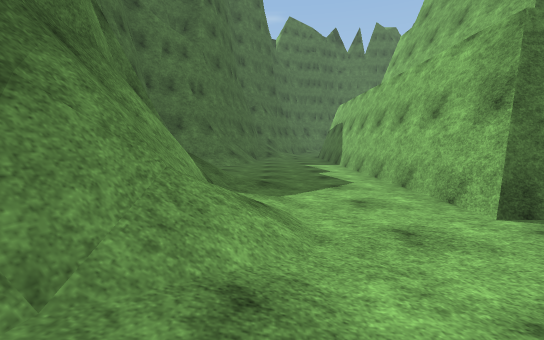
view 1 (above)

19 first-person views from a walk through a scene from a Unity 3-D project. The camera is 1.2 m above the floor, tilts 6° down and sees 90° across. The floor is counted in squares, 2 m on a side. Each view is taken from the middle of a square. On the plan, view 1 faces up. The plan holds only what a view shows up to about 9 squares ahead; the rest is blank. The place goes on beyond the plan. Some animated figures are not drawn. Surface patterns are stand-ins for the level's own textures.

view 2
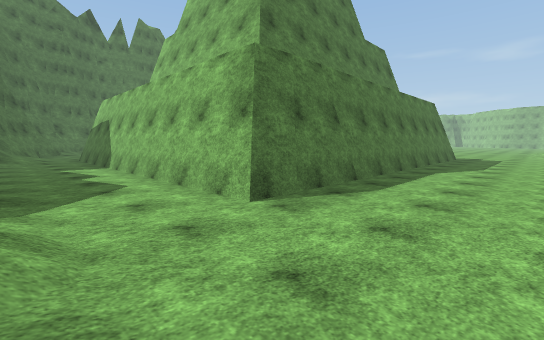

view 3
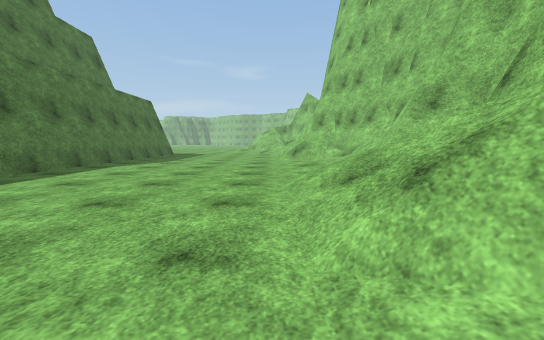

view 4
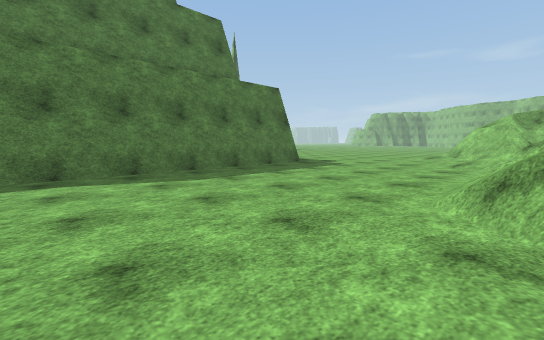

view 5
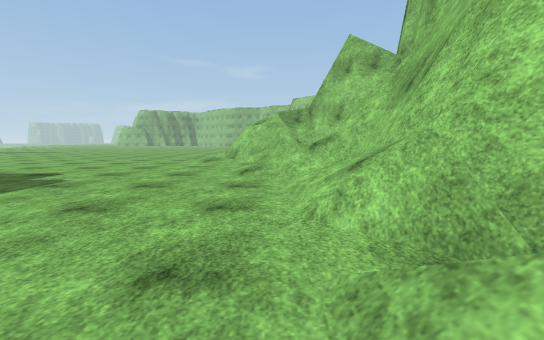

view 6
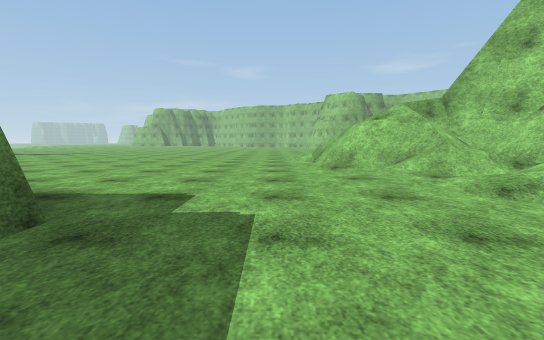

view 7
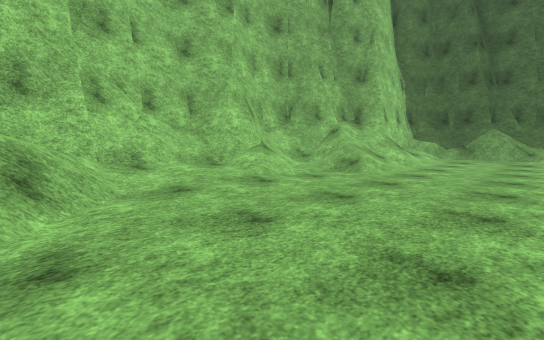

view 8
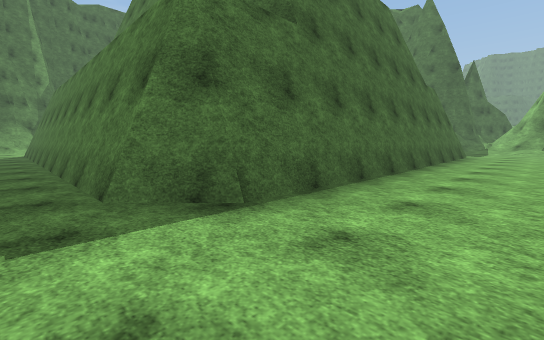

view 9
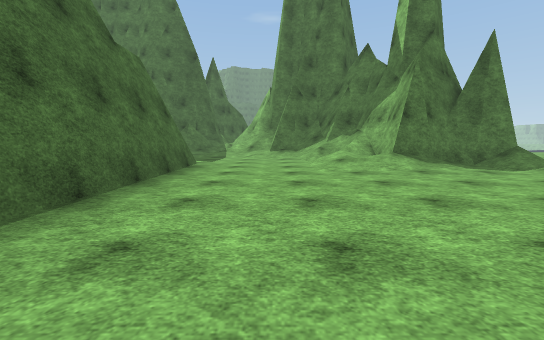

view 10
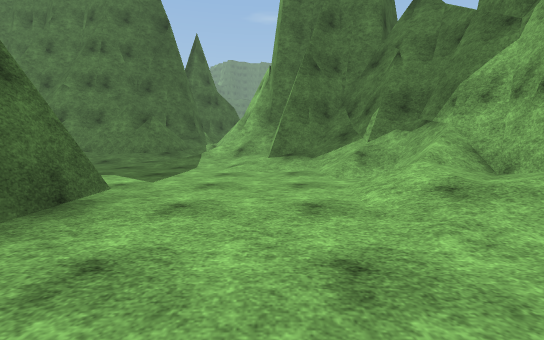

view 11
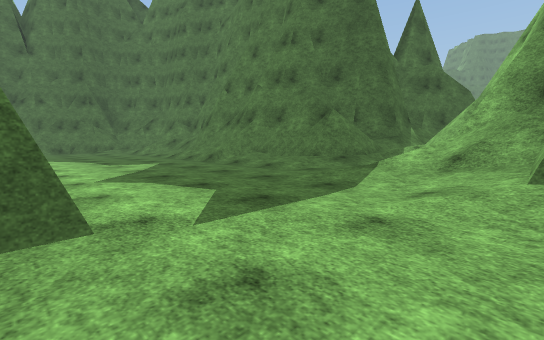

view 12
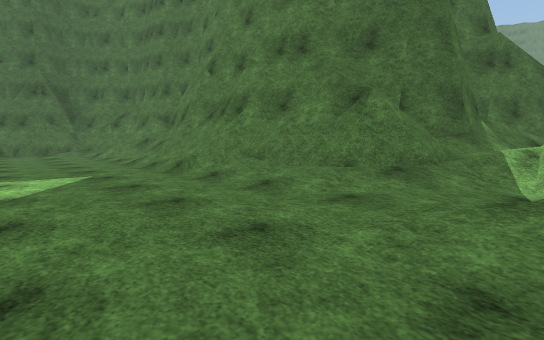

view 13
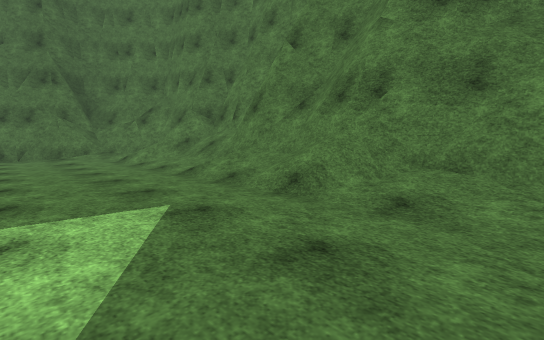

view 14
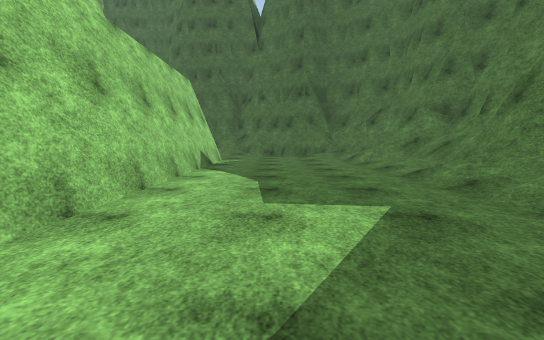

view 15
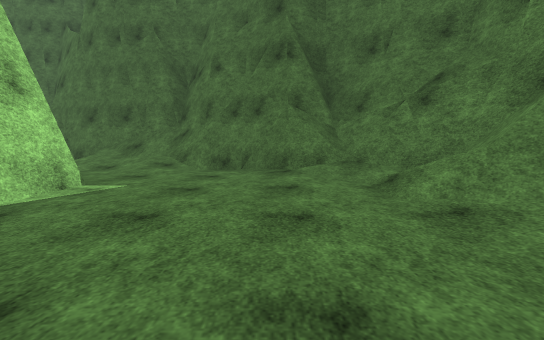

view 16
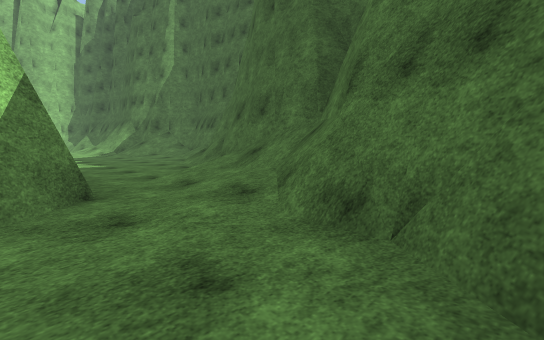

view 17
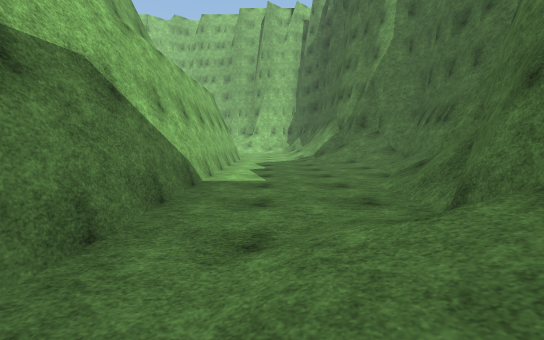

view 18
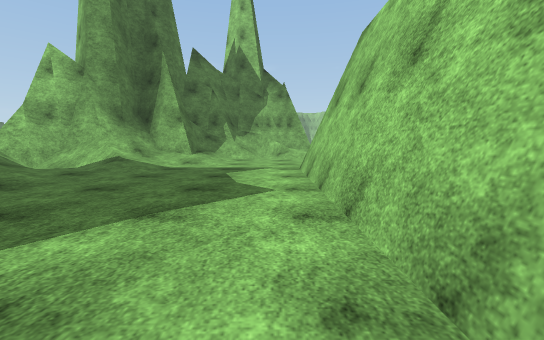

view 19
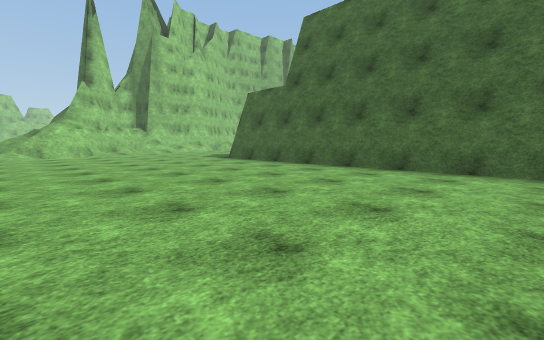

### Floor plan
Key: @ floor where view 1 was taken; # wall or solid block; x gap in a wall; . main floor; : floor 0.25 m higher than the main floor; / step, stairs or slope; = window, fence, low wall or low ledge; v drop or lower ground.
Columns run from 3 left of view 1 to 21 right of it. Each row starts with its distance up from view 1.
 25                  #/
 24                  //
 23                 #//
 22                 #//
 21        #####   ##=##
 20       ##=//######=/###
 19      ##//////////////##
 18     ##/..........////##
 17     ##:............///##
 16    ##................//#
 15   ##=:................/#
 14   #//.#############..//##
 13   #//.#           #..////
 12  ##//.#           #......
 11  #/...#           #......
 10 ##/...#           #......
  9 #//...#           #......
  8 #/....#           #......
  7 #/....#           #......
  6 #//...#           #......
  5 #///..#           #......
  4 ##/:..#          ##......
  3  ##/..############.......
  2   #/.....................
  1   #/:....................
  0   #@...............:././/
 -1   ##...............:/##=
 -2   #/........../:.///=#=
 -3   ##/////.//////////xv#
 -4      #//////// ########
 -5      ######/##
 -6           #

Positions as (right, up) in squares from view 1, and headings:
1: (0, 0), facing up
2: (0, 0), facing up-right
3: (1, -2), facing right
4: (7, -3), facing up-right
5: (10, -2), facing right
6: (12, 1), facing right
7: (10, 0), facing down-left
8: (17, 2), facing up-left
9: (17, 7), facing up
10: (17, 11), facing up
11: (17, 14), facing up-left
12: (15, 16), facing up-left
13: (12, 16), facing up-left
14: (12, 16), facing left
15: (7, 17), facing left
16: (3, 17), facing down-left
17: (1, 14), facing down
18: (9, 15), facing right
19: (21, 12), facing down-left
